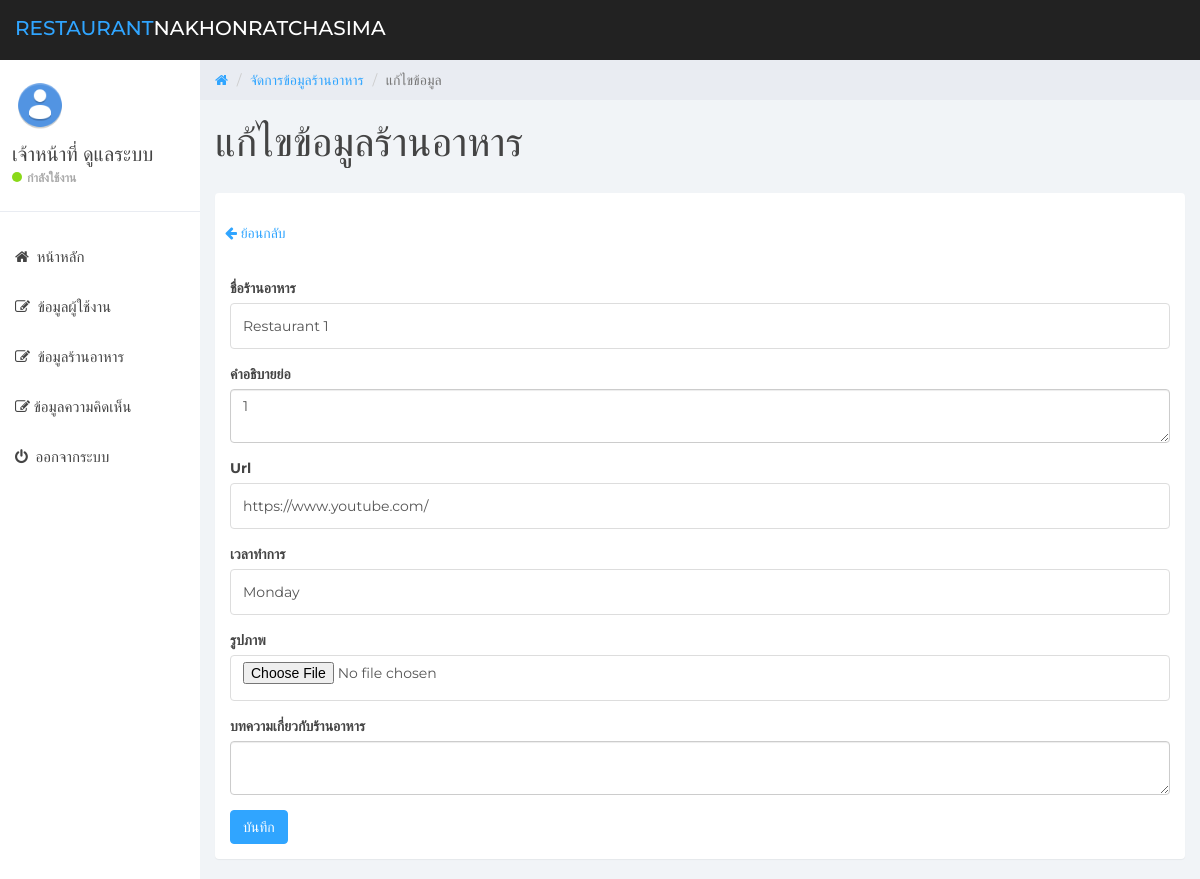
The page /admin/restaurant_edit.php?id=3 (signed in) on the database its author committed.
### tables this page shows
CREATE TABLE `users` (
  `user_id` int(11) NOT NULL COMMENT 'รหัสผู้ใช้งาน',
  `user_username` varchar(255) NOT NULL COMMENT 'ชื่อผู้ใช้งาน',
  `user_firstname` varchar(255) NOT NULL COMMENT 'ชื่อจริง',
  `user_lastname` varchar(255) NOT NULL COMMENT 'นามสกุล',
  `user_email` varchar(255) NOT NULL COMMENT 'อีเมล',
  `user_password` varchar(255) NOT NULL COMMENT 'รหัสผ่าน',
  `user_role` int(1) NOT NULL COMMENT '0 = Admin ,1 = Member'
);

CREATE TABLE `restaurants` (
  `res_id` int(11) NOT NULL COMMENT 'รหัสร้านอาหาร',
  `res_name` varchar(255) NOT NULL COMMENT 'ชื่อร้านอาหาร',
  `res_short_desc` text NOT NULL COMMENT 'คำอธิบายย่อ',
  `res_full_desc` longtext NOT NULL COMMENT 'คำอธิบายเต็ม',
  `res_url` text NOT NULL COMMENT 'ลิ้ง url',
  `res_office_time` text NOT NULL COMMENT 'เวลาทำการ',
  `res_image` text NOT NULL COMMENT 'รูปภาพร้านอาหาร'
);

### services/check_admin.php (called while the page is built, shortened)
<?php
if(isset($_SESSION["AUTH_ID"])){
    require_once("connect.php");
    $user_id = $_SESSION["AUTH_ID"];
    $sql = "SELECT * FROM users WHERE user_id='$user_id'";
    $query = mysqli_query($conn,$sql);
    $userObj = mysqli_fetch_object($query);
}else{
    header("location:../admin/login.php");
}

### admin/restaurant_edit.php (the view, shortened to what this page needs)
<?php
require_once("../services/check_admin.php");
?>
<?php
if (isset($_GET['id'])) {
    $id = mysqli_real_escape_string($conn, $_GET['id']);
    $sql = "SELECT * FROM restaurants WHERE res_id='$id'";
    $query = mysqli_query($conn, $sql);
    $dataObj = mysqli_fetch_object($query);
} else {
    echo "<script>window.history.back()</script>";
}
?>
<!DOCTYPE html>
<html>
<head>
    <link href="css/bootstrap.min.css" rel="stylesheet">
    <link href="css/font-awesome.min.css" rel="stylesheet">
    <link href="css/datepicker3.css" rel="stylesheet">
    <link href="css/styles.css" rel="stylesheet">
</head>
<body>
    <?php include("layouts/navbar.php"); ?>
    <?php include("layouts/sidebar.php"); ?>
    <div class="col-sm-9 col-sm-offset-3 col-lg-10 col-lg-offset-2 main">
        <div class="row">
            <ol class="breadcrumb">
                <li><a href="home.php">
                        <em class="fa fa-home"></em>
                    </a></li>
                <li><a href="restaurant.php">จัดการข้อมูลร้านอาหาร</a></li>
                <li class="active">แก้ไขข้อมูล</li>
            </ol>
        </div>
        <div class="row">
            <div class="col-lg-12">
                <h1 class="page-header">
                    แก้ไขข้อมูลร้านอาหาร
                </h1>
            </div>
        </div>
        <div class="panel panel-container">
            <p style="padding: 10px;">
                <a href="#" onclick="window.history.back()">
                    <i class="fa fa-arrow-left"></i>
                    <span>ย้อนกลับ</span>
                </a>
            </p>
            <div class="row">
                <div class="col-sm-6 col-lg-12">
                    <div class="panel-body">
                        <form action="../services/restaurant_update.php" method="post" enctype="multipart/form-data">
                            <div class="form-group">
                                <label>ชื่อร้านอาหาร</label>
                                <input type="text" class="form-control" name="name" value="<?= $dataObj->res_name ?>" required>
                            </div>
                            <div class="form-group">
                                <label>คำอธิบายย่อ</label>
                                <textarea class="form-control" name="short_desc"><?= $dataObj->res_short_desc ?></textarea>
                            </div>
                            <div class="form-group">
                                <label>Url</label>
                                <input type="text" class="form-control" name="url" value="<?= $dataObj->res_url ?>" required>
                            </div>
                            <div class="form-group">
                                <label>เวลาทำการ</label>
                                <input type="text" class="form-control" name="office_time" value="<?= $dataObj->res_office_time ?>" required>
                            </div>
                            <div class="form-group">
                                <label>รูปภาพ</label>
                                <input type="file" class="form-control" name="image" accept="image/*">
                            </div>
                            <div class="form-group">
                                <label>บทความเกี่ยวกับร้านอาหาร</label>
                                <textarea class="form-control" name="full_desc" id="editor"><?= $dataObj->res_full_desc ?></textarea>
                            </div>
                            <button type="submit" class="btn btn-primary">บันทึก</button>
                        </form>
                    </div>
                </div>
            </div>
        </div>
    </div>
</body>
</html>

### admin/layouts/sidebar.php (shortened to what this page needs)
<?php
$location = basename($_SERVER["REQUEST_URI"]);
?>
<div id="sidebar-collapse" class="col-sm-3 col-lg-2 sidebar">
    <div class="profile-sidebar">
        <div class="profile-userpic">
            <img src="../images/admin.png" class="img-responsive" alt="">
        </div>
        <div class="profile-usertitle">
            <div class="profile-usertitle-name"><?= $userObj->user_firstname . " " . $userObj->user_lastname ?></div>
            <div class="profile-usertitle-status"><span class="indicator label-success"></span>กำลังใช้งาน</div>
        </div>
    </div>
    <ul class="nav menu">
        <li class="<?= ($location == 'home.php') ? "active" : "" ?>"><a href="home.php"><em class="fa fa-home">&nbsp;</em> หน้าหลัก</a></li>
        <li class="<?= ($location == 'user.php') ? "active" : "" ?>"><a href="user.php"><em class="fa fa-edit">&nbsp;</em> ข้อมูลผู้ใช้งาน</a></li>
        <li class="<?= ($location == 'restaurant.php') ? "active" : "" ?>"><a href="restaurant.php"><em class="fa fa-edit">&nbsp;</em> ข้อมูลร้านอาหาร</a></li>
        <li class="<?= ($location == 'comment.php') ? "active" : "" ?>"><a href="comment.php"><em class="fa fa-edit">&nbsp;</em>ข้อมูลความคิดเห็น</a></li>
        <li><a href="../services/logout.php"><em class="fa fa-power-off">&nbsp;</em> ออกจากระบบ</a></li>
    </ul>
</div>

### admin/css/styles.css (style rules this page uses)
body { background: #f1f4f7; padding-top: 60px; font-size: 14px; color: #444444; font-family: "Montserrat", "Helvetica Neue", Helvetica, Arial, sans-serif; }
p { color: #777; }
a, a:hover, a:focus { color: #30a5ff; }
h1, h2, h3, h4, h5, h6 { color: #444444; }
h1 { font-weight: 300; font-size: 40px; }
input.form-control { border: 1px solid #ddd; box-shadow: none; height: 46px; }
.btn-primary, .btn-primary:hover, .btn-primary:focus, .btn-primary:active, .btn-primary.active, .open > .dropdown-toggle.btn-primary, .btn-primary.disabled, .btn-primary[disabled], fieldset[disabled] .btn-primary, .btn-primary.disabled:hover, .btn-primary[disabled]:hover, fieldset[disabled] .btn-primary:hover, .btn-primary.disabled:focus, .btn-primary[disabled]:focus, fieldset[disabled] .btn-primary:focus, .btn-primary.disabled:active, .btn-primary[disabled]:active, fieldset[disabled] .btn-primary:active, .btn-primary.disabled.active, .btn-primary[disabled].active, fieldset[disabled] .btn-primary.active { background-color: #30a5ff; border-color: #30a5ff; }
.label-success { background-color: #8ad919; }
.panel { border: 0; }
.panel-container { padding-top: 20px; }
.sidebar { display: block; padding: 0; display: none; box-shadow: none; background: #fff; }
.sidebar ul { margin: 20px 0px; }
@media (min-width: 768px) { .sidebar { display: block; position: fixed; top: 60px; bottom: 0; left: 0; z-index: 1000; display: block; margin: 0; padding: 0; overflow-x: hidden; overflow-y: auto; } }
.sidebar ul.nav li a { height: 50px; font-size: 15px; line-height: 2em; color: #444444; }
.profile-sidebar { padding: 10px 0; border-bottom: 1px solid #e9ecf2; }
.indicator { width: 10px; height: 10px; display: inline-block; border-radius: 9999px; margin-right: 5px; }
.profile-userpic img { float: left; margin: 10px 0px 0px 15px; width: 50px; height: 50px; border-radius: 9999px !important; }
.profile-usertitle { float: left; text-align: left; margin: 10px 0 0 12px; }
.profile-usertitle-name { font-size: 20px; margin-bottom: 0px; }
.profile-usertitle-status { text-transform: uppercase; color: #AAA; font-size: 12px; font-weight: 600; margin-bottom: 15px; }
.breadcrumb { border-radius: 0; padding: 10px 15px 10px 15px; background: #e9ecf2; margin: 0; }
h1.page-header { margin-top: 20px; border-bottom: 0; }

### rows shown on the page
users: user_firstname "เจ้าหน้าที่", user_lastname "ดูแลระบบ"
restaurants: name "Restaurant 1", short_desc "1", url "https://www.youtube.com/", office_time "Monday"
